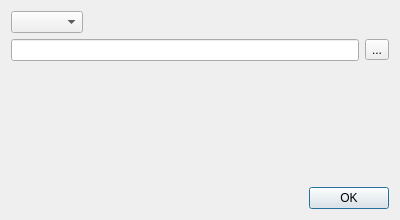
<?xml version="1.0" encoding="UTF-8"?>
<ui version="4.0">
 <class>DownloadDialog</class>
 <widget class="QDialog" name="DownloadDialog">
  <property name="geometry">
   <rect>
    <x>0</x>
    <y>0</y>
    <width>400</width>
    <height>220</height>
   </rect>
  </property>
  <property name="windowTitle">
   <string>Download</string>
  </property>
  <layout class="QGridLayout" name="gridLayout">
   <item row="0" column="0" colspan="3">
    <layout class="QVBoxLayout" name="verticalLayout">
     <item>
      <layout class="QHBoxLayout" name="horizontalLayout">
       <item>
        <widget class="QComboBox" name="comboBox_devDownload"/>
       </item>
       <item>
        <spacer name="horizontalSpacer">
         <property name="orientation">
          <enum>Qt::Horizontal</enum>
         </property>
         <property name="sizeHint" stdset="0">
          <size>
           <width>40</width>
           <height>20</height>
          </size>
         </property>
        </spacer>
       </item>
      </layout>
     </item>
     <item>
      <layout class="QHBoxLayout" name="horizontalLayout_2">
       <item>
        <widget class="QLineEdit" name="lineEdit_fileDownload"/>
       </item>
       <item>
        <widget class="QToolButton" name="toolBtn_download">
         <property name="text">
          <string>...</string>
         </property>
        </widget>
       </item>
      </layout>
     </item>
    </layout>
   </item>
   <item row="1" column="1">
    <spacer name="verticalSpacer">
     <property name="orientation">
      <enum>Qt::Vertical</enum>
     </property>
     <property name="sizeHint" stdset="0">
      <size>
       <width>20</width>
       <height>75</height>
      </size>
     </property>
    </spacer>
   </item>
   <item row="2" column="0">
    <spacer name="horizontalSpacer_2">
     <property name="orientation">
      <enum>Qt::Horizontal</enum>
     </property>
     <property name="sizeHint" stdset="0">
      <size>
       <width>218</width>
       <height>20</height>
      </size>
     </property>
    </spacer>
   </item>
   <item row="2" column="2">
    <widget class="QPushButton" name="btn_okDownload">
     <property name="text">
      <string>OK</string>
     </property>
    </widget>
   </item>
  </layout>
 </widget>
 <resources/>
 <connections/>
</ui>
